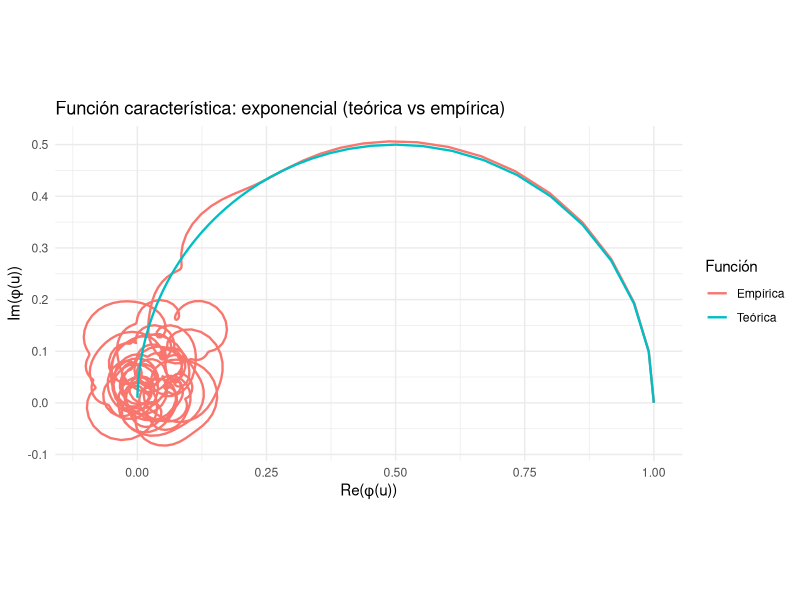
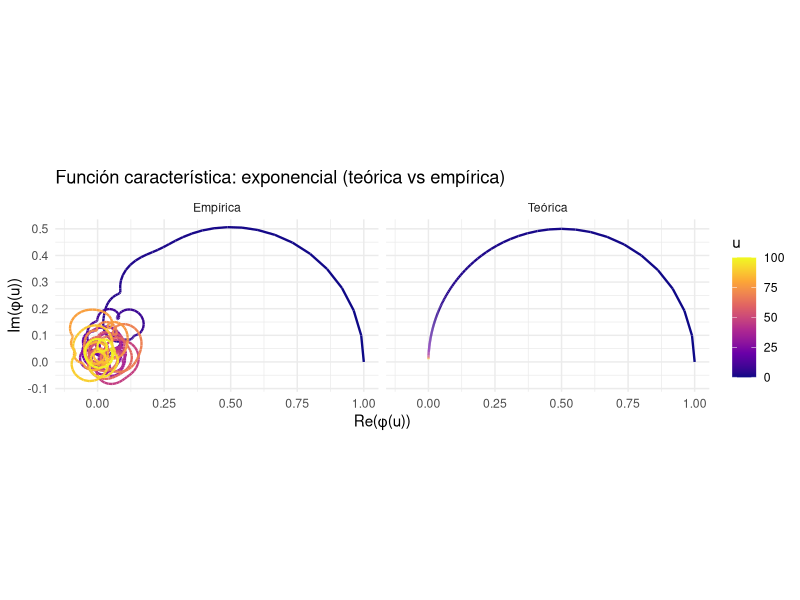
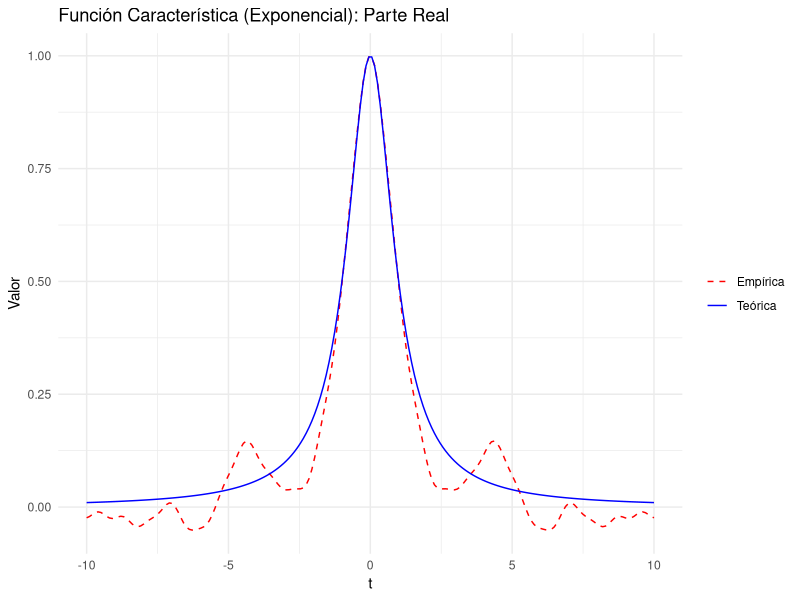
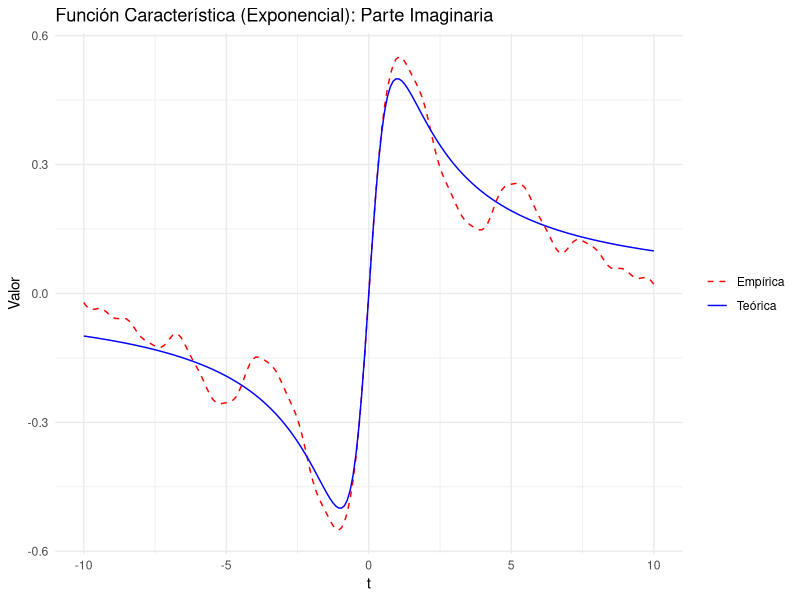
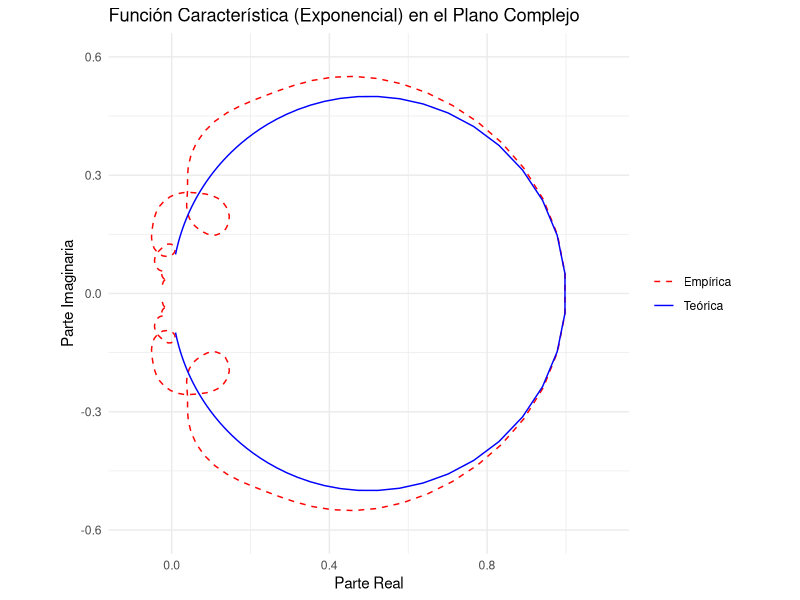
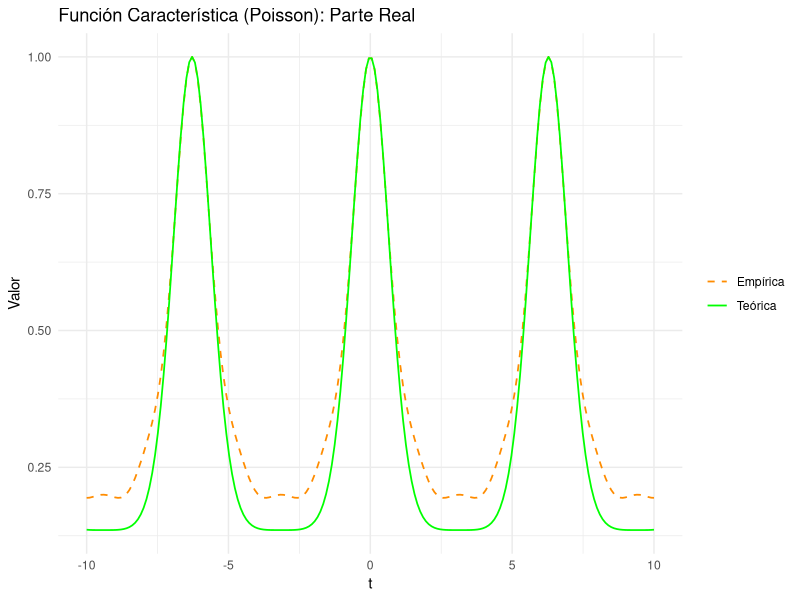
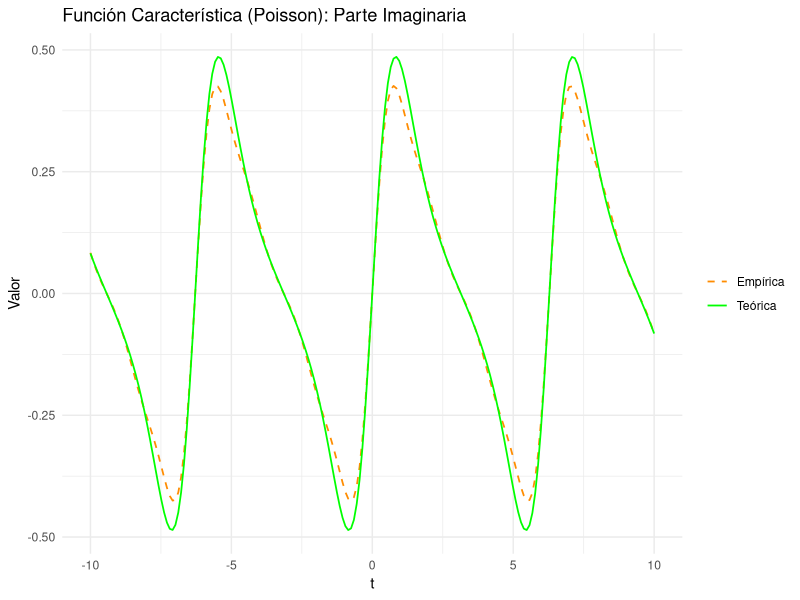
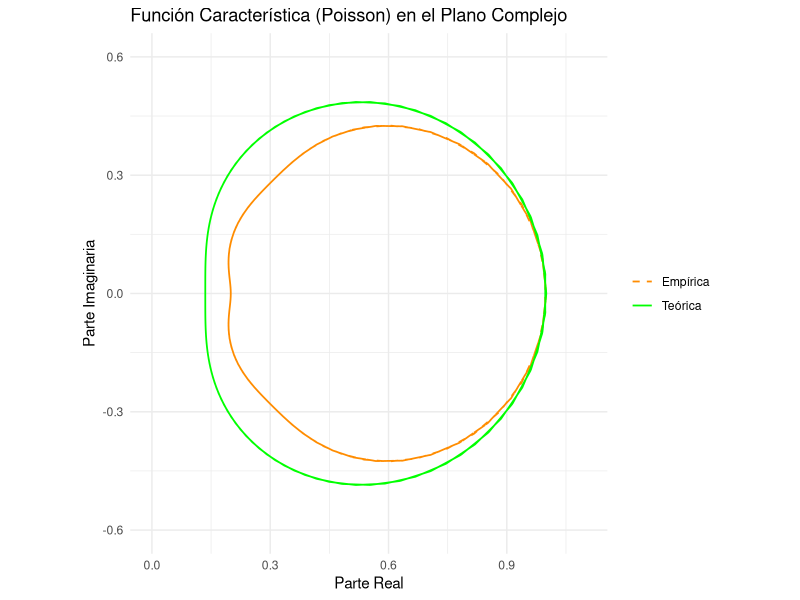

Source code (R) for these figures, in order:
## ---- chunk 1
library(tidyverse)
library(viridisLite)

################################# MAD #################################

set.seed(1234)

# DISTRIBUCION EXPONENCIAL

alpha <- 1 #rate
n <- 200 
simulation <- rexp(n, rate = alpha)

# Función característica teórica
carac_func_exp <- function(t, alpha){
  alpha/(alpha - t*1i)
}

# Función característica empírica
carac_func_emp <- function(t, data){
  exp(1i*t*data) |> sum()/length(data)   #o hacer con mean()
}
  
#exp((1i)*1*simulation) |> sum()/n

#Valores de t
val_t <- seq(0, 100, by = 0.1) #probar 100 - 0.1

#Teorica
teorica <- sapply(val_t, function(t) carac_func_exp(t, alpha))

df_t <- tibble(
  t = val_t,
  re = Re(teorica),
  im = Im(teorica),
  func = "Teórica"
)

#Empirica
empirica <- sapply(val_t, function(t) carac_func_emp(t, simulation))

df_e <- tibble(
  t = val_t,
  re = Re(empirica),
  im = Im(empirica),
  func = "Empírica"
)

#Juntar
df_juntas <- bind_rows(df_t, df_e)

ggplot(df_juntas, aes(x = re, y = im, color = func)) +
  geom_path(size = 0.8) +
  coord_equal() +
  labs(
    x = "Re(φ(u))",
    y = "Im(φ(u))",
    color = "Función",
    title = "Función característica: exponencial (teórica vs empírica)"
  ) +
  theme_minimal()

ggplot(df_juntas, aes(x = re, y = im, color = t)) +
  geom_path(size = 0.8) +
  scale_color_viridis_c(option = "plasma") +
  coord_equal() +
  labs(
    x = "Re(φ(u))",
    y = "Im(φ(u))",
    color = "u",
    title = "Función característica: exponencial (teórica vs empírica)"
  ) +
  theme_minimal() +
  facet_wrap(~func)



################################# GUS #################################

library(ggplot2)
library(dplyr)
library(tidyr)

###### EXPONENCIAL ######
# Parámetros
lambda <- 1
n <- 200
set.seed(123)

# Generar muestra
muestra <- rexp(n, rate = lambda)

# Valores de t
t_vals <- seq(-10, 10, length.out = 200)

# Función característica teórica
phi_teorica <- function(t) {
  lambda / (lambda - 1i * t)
}

# Función característica empírica
phi_empirica <- function(t, x) {
  sapply(t, function(ti) {
    mean(exp(1i * ti * x))
  })
}

# Calcular valores
phi_teo_vals <- phi_teorica(t_vals)
phi_emp_vals <- phi_empirica(t_vals, muestra)

# Crear data frame en formato largo para ggplot
df_complex <- data.frame(
  t = rep(t_vals, 2),
  Re = c(Re(phi_teo_vals), Re(phi_emp_vals)),
  Im = c(Im(phi_teo_vals), Im(phi_emp_vals)),
  Tipo = factor(rep(c("Teórica", "Empírica"), each = length(t_vals)))
)

# Gráfico de la Parte Real
p_real <- ggplot(df_complex, aes(x = t, y = Re, color = Tipo, linetype = Tipo)) +
  geom_line(size = 0.5) +
  labs(
    title = "Función Característica (Exponencial): Parte Real",
    x = "t",
    y = "Valor"
  ) +
  scale_color_manual(values = c("Teórica" = "blue", "Empírica" = "red")) +
  scale_linetype_manual(values = c("Teórica" = "solid", "Empírica" = "dashed")) +
  theme_minimal() +
  theme(legend.title = element_blank())

# Gráfico de la Parte Imaginaria
p_imag <- ggplot(df_complex, aes(x = t, y = Im, color = Tipo, linetype = Tipo)) +
  geom_line(size = 0.5) +
  labs(
    title = "Función Característica (Exponencial): Parte Imaginaria",
    x = "t",
    y = "Valor"
  ) +
  scale_color_manual(values = c("Teórica" = "blue", "Empírica" = "red")) +
  scale_linetype_manual(values = c("Teórica" = "solid", "Empírica" = "dashed")) +
  theme_minimal() +
  theme(legend.title = element_blank())

print(p_real)
print(p_imag)

# Gráfico en el plano complejo
p_comp <- ggplot(df_complex, aes(x = Re, y = Im, color = Tipo, linetype = Tipo)) +
  geom_path(size = 0.5) +
  labs(
    title = "Función Característica (Exponencial) en el Plano Complejo",
    x = "Parte Real",
    y = "Parte Imaginaria"
  ) +
  xlim(-0.1, 1.1) +
  ylim(-0.6, 0.6) +
  coord_fixed() +  # Escala igual en ambos ejes
  theme_minimal() +
  scale_color_manual(values = c("Teórica" = "blue", "Empírica" = "red")) +
  scale_linetype_manual(values = c("Teórica" = "solid", "Empírica" = "dashed")) +
  theme(legend.title = element_blank())

print(p_comp)



###### POISSON ######

# Generar muestra de Poisson
muestra <- rpois(n, lambda)

# Valores de t
t_vals <- seq(-10, 10, length.out = 200)

# Función característica teórica de Poisson
phi_teorica <- function(t) {
  exp(lambda * (exp(1i * t) - 1))
}

# Función característica empírica
phi_empirica <- function(t, x) {
  sapply(t, function(ti) {
    mean(exp(1i * ti * x))
  })
}

# Calcular valores
phi_teo_vals <- phi_teorica(t_vals)
phi_emp_vals <- phi_empirica(t_vals, muestra)

# Crear data frame para ggplot
df_complex <- data.frame(
  t = rep(t_vals, 2),
  Re = c(Re(phi_teo_vals), Re(phi_emp_vals)),
  Im = c(Im(phi_teo_vals), Im(phi_emp_vals)),
  Tipo = factor(rep(c("Teórica", "Empírica"), each = length(t_vals)))
)

# Gráfico Parte Real
p_real <- ggplot(df_complex, aes(x = t, y = Re, color = Tipo, linetype = Tipo)) +
  geom_line(size = 0.6) +
  labs(
    title = "Función Característica (Poisson): Parte Real",
    x = "t",
    y = "Valor"
  ) +
  scale_color_manual(values = c("Teórica" = "green", "Empírica" = "darkorange")) +
  scale_linetype_manual(values = c("Teórica" = "solid", "Empírica" = "dashed")) +
  theme_minimal() +
  theme(legend.title = element_blank())

# Gráfico Parte Imaginaria
p_imag <- ggplot(df_complex, aes(x = t, y = Im, color = Tipo, linetype = Tipo)) +
  geom_line(size = 0.6) +
  labs(
    title = "Función Característica (Poisson): Parte Imaginaria",
    x = "t",
    y = "Valor"
  ) +
  scale_color_manual(values = c("Teórica" = "green", "Empírica" = "darkorange")) +
  scale_linetype_manual(values = c("Teórica" = "solid", "Empírica" = "dashed")) +
  theme_minimal() +
  theme(legend.title = element_blank())

# Mostrar gráficos parte real e imaginaria
print(p_real)
print(p_imag)

# Gráfico en el plano complejo
p_comp <- ggplot(df_complex, aes(x = Re, y = Im, color = Tipo, linetype = Tipo)) +
  geom_path(size = 0.6) +
  labs(
    title = "Función Característica (Poisson) en el Plano Complejo",
    x = "Parte Real",
    y = "Parte Imaginaria"
  ) +
  xlim(0, 1.1) +
  ylim(-0.6, 0.6) +
  coord_fixed() +  # Escala igual en ambos ejes
  theme_minimal() +
  scale_color_manual(values = c("Teórica" = "green", "Empírica" = "darkorange")) +
  scale_linetype_manual(values = c("Teórica" = "solid", "Empírica" = "dashed")) +
  theme(legend.title = element_blank())

# Mostrar gráfico en plano complejo
print(p_comp)




###### NORMAL ######

# Parámetros
mu <- 0
sigma <- 1
n <- 200
set.seed(123)

# Generar muestra normal
muestra <- rnorm(n, mean = mu, sd = sigma)

# Valores de t
t_vals <- seq(-10, 10, length.out = 200)

# Función característica teórica de la normal
phi_teorica <- function(t) {
  exp(1i * mu * t - 0.5 * sigma^2 * t^2)
}

# Función característica empírica
phi_empirica <- function(t, x) {
  sapply(t, function(ti) {
    mean(exp(1i * ti * x))
  })
}

# Calcular valores
phi_teo_vals <- phi_teorica(t_vals)
phi_emp_vals <- phi_empirica(t_vals, muestra)

# Crear data frame para ggplot
df_complex <- data.frame(
  t = rep(t_vals, 2),
  Re = c(Re(phi_teo_vals), Re(phi_emp_vals)),
  Im = c(Im(phi_teo_vals), Im(phi_emp_vals)),
  Tipo = factor(rep(c("Teórica", "Empírica"), each = length(t_vals)))
)

# Gráfico Parte Real
p_real <- ggplot(df_complex, aes(x = t, y = Re, color = Tipo, linetype = Tipo)) +
  geom_line(size = 0.6) +
  labs(
    title = "Función Característica (Normal): Parte Real",
    x = "t",
    y = "Valor"
  ) +
  scale_color_manual(values = c("Teórica" = "darkgreen", "Empírica" = "brown")) +
  scale_linetype_manual(values = c("Teórica" = "solid", "Empírica" = "dashed")) +
  theme_minimal() +
  theme(legend.title = element_blank())

# Gráfico Parte Imaginaria
p_imag <- ggplot(df_complex, aes(x = t, y = Im, color = Tipo, linetype = Tipo)) +
  geom_line(size = 0.6) +
  labs(
    title = "Función Característica (Normal): Parte Imaginaria",
    x = "t",
    y = "Valor"
  ) +
  scale_color_manual(values = c("Teórica" = "darkgreen", "Empírica" = "brown")) +
  scale_linetype_manual(values = c("Teórica" = "solid", "Empírica" = "dashed")) +
  theme_minimal() +
  theme(legend.title = element_blank())

# Mostrar gráficos parte real e imaginaria
print(p_real)
print(p_imag)

# Gráfico en el plano complejo
p_comp <- ggplot(df_complex, aes(x = Re, y = Im, color = Tipo, linetype = Tipo)) +
  geom_path(size = 0.6) +
  labs(
    title = "Función Característica (Normal) en el Plano Complejo",
    x = "Parte Real",
    y = "Parte Imaginaria"
  ) +
  xlim(-0.1, 1.1) +
  ylim(-0.2, 0.2) +
  coord_fixed() +  # Escala igual en ambos ejes
  theme_minimal() +
  scale_color_manual(values = c("Teórica" = "darkgreen", "Empírica" = "brown")) +
  scale_linetype_manual(values = c("Teórica" = "solid", "Empírica" = "dashed")) +
  theme(legend.title = element_blank())

# Mostrar gráfico en plano complejo
print(p_comp)




###### MEZCLA DE NORMALES ######

# Parámetros
n <- 200
set.seed(123)

# Mezcla: 0.7 * N(0,1) + 0.3 * N(2,4)
componentes <- sample(c(1, 2), size = n, replace = TRUE, prob = c(0.7, 0.3))

# Generar muestras
muestra <- numeric(n)
muestra[componentes == 1] <- rnorm(sum(componentes == 1), mean = 0, sd = 1)
muestra[componentes == 2] <- rnorm(sum(componentes == 2), mean = 2, sd = 2)  # sd = sqrt(4)

# Valores de t
t_vals <- seq(-10, 10, length.out = 200)

# Función característica teórica de la mezcla
phi_teorica <- function(t) {
  phi1 <- function(t) exp(-0.5 * t^2)                   # N(0,1)
  phi2 <- function(t) exp(1i * 2 * t - 0.5 * 4 * t^2)   # N(2,4)
  0.7 * phi1(t) + 0.3 * phi2(t)
}

# Función característica empírica
phi_empirica <- function(t, x) {
  sapply(t, function(ti) {
    mean(exp(1i * ti * x))
  })
}

# Calcular valores
phi_teo_vals <- phi_teorica(t_vals)
phi_emp_vals <- phi_empirica(t_vals, muestra)

# Crear data frame para ggplot
df_complex <- data.frame(
  t = rep(t_vals, 2),
  Re = c(Re(phi_teo_vals), Re(phi_emp_vals)),
  Im = c(Im(phi_teo_vals), Im(phi_emp_vals)),
  Tipo = factor(rep(c("Teórica", "Empírica"), each = length(t_vals)))
)

# Gráfico Parte Real
p_real <- ggplot(df_complex, aes(x = t, y = Re, color = Tipo, linetype = Tipo)) +
  geom_line(size = 0.6) +
  labs(
    title = "Función Característica (Mezcla Normal): Parte Real",
    x = "t",
    y = "Valor"
  ) +
  scale_color_manual(values = c("Teórica" = "blue", "Empírica" = "orange")) +
  scale_linetype_manual(values = c("Teórica" = "solid", "Empírica" = "dashed")) +
  theme_minimal() +
  theme(legend.title = element_blank())

# Gráfico Parte Imaginaria
p_imag <- ggplot(df_complex, aes(x = t, y = Im, color = Tipo, linetype = Tipo)) +
  geom_line(size = 0.6) +
  labs(
    title = "Función Característica (Mezcla Normal): Parte Imaginaria",
    x = "t",
    y = "Valor"
  ) +
  scale_color_manual(values = c("Teórica" = "blue", "Empírica" = "orange")) +
  scale_linetype_manual(values = c("Teórica" = "solid", "Empírica" = "dashed")) +
  theme_minimal() +
  theme(legend.title = element_blank())

# Mostrar gráficos parte real e imaginaria
print(p_real)
print(p_imag)

# Gráfico en el plano complejo
p_comp <- ggplot(df_complex, aes(x = Re, y = Im, color = Tipo, linetype = Tipo)) +
  geom_path(size = 0.6) +
  labs(
    title = "Función Característica (Mezcla Normal) en el Plano Complejo",
    x = "Parte Real",
    y = "Parte Imaginaria"
  ) +
  xlim(-0.1, 1.1) +
  ylim(-0.2, 0.2) +
  coord_fixed() +
  theme_minimal() +
  scale_color_manual(values = c("Teórica" = "blue", "Empírica" = "orange")) +
  scale_linetype_manual(values = c("Teórica" = "solid", "Empírica" = "dashed")) +
  theme(legend.title = element_blank())

# Mostrar gráfico en plano complejo
print(p_comp)





###### BINOMIAL ######

# Parámetros
n <- 200           # tamaño de muestra
size_binom <- 10   # número de ensayos por variable
prob_binom <- 0.3  # probabilidad de éxito
set.seed(123)

###### BINOMIAL ######

# Generar muestra binomial
muestra <- rbinom(n, size = size_binom, prob = prob_binom)

# Valores de t
t_vals <- seq(-10, 10, length.out = 200)

# Función característica teórica de la Binomial
phi_teorica <- function(t) {
  (1 - prob_binom + prob_binom * exp(1i * t))^size_binom
}

# Función característica empírica
phi_empirica <- function(t, x) {
  sapply(t, function(ti) {
    mean(exp(1i * ti * x))
  })
}

# Calcular valores
phi_teo_vals <- phi_teorica(t_vals)
phi_emp_vals <- phi_empirica(t_vals, muestra)

# Crear data frame para ggplot
df_complex <- data.frame(
  t = rep(t_vals, 2),
  Re = c(Re(phi_teo_vals), Re(phi_emp_vals)),
  Im = c(Im(phi_teo_vals), Im(phi_emp_vals)),
  Tipo = factor(rep(c("Teórica", "Empírica"), each = length(t_vals)))
)

# Gráfico Parte Real
p_real <- ggplot(df_complex, aes(x = t, y = Re, color = Tipo, linetype = Tipo)) +
  geom_line(size = 0.6) +
  labs(
    title = "Función Característica (Binomial): Parte Real",
    x = "t",
    y = "Valor"
  ) +
  scale_color_manual(values = c("Teórica" = "darkcyan", "Empírica" = "red")) +
  scale_linetype_manual(values = c("Teórica" = "solid", "Empírica" = "dashed")) +
  theme_minimal() +
  theme(legend.title = element_blank())

# Gráfico Parte Imaginaria
p_imag <- ggplot(df_complex, aes(x = t, y = Im, color = Tipo, linetype = Tipo)) +
  geom_line(size = 0.6) +
  labs(
    title = "Función Característica (Binomial): Parte Imaginaria",
    x = "t",
    y = "Valor"
  ) +
  scale_color_manual(values = c("Teórica" = "darkcyan", "Empírica" = "red")) +
  scale_linetype_manual(values = c("Teórica" = "solid", "Empírica" = "dashed")) +
  theme_minimal() +
  theme(legend.title = element_blank())

# Mostrar gráficos parte real e imaginaria
print(p_real)
print(p_imag)

# Gráfico en el plano complejo
p_comp <- ggplot(df_complex, aes(x = Re, y = Im, color = Tipo, linetype = Tipo)) +
  geom_path(size = 0.6) +
  labs(
    title = "Función Característica (Binomial) en el Plano Complejo",
    x = "Parte Real",
    y = "Parte Imaginaria"
  ) +
  xlim(-1.1, 1.1) +
  ylim(-1.1, 1.1) +
  coord_fixed() +  # Escala igual en ambos ejes
  theme_minimal() +
  scale_color_manual(values = c("Teórica" = "darkcyan", "Empírica" = "red")) +
  scale_linetype_manual(values = c("Teórica" = "solid", "Empírica" = "dashed")) +
  theme(legend.title = element_blank())

# Mostrar gráfico en plano complejo
print(p_comp)

